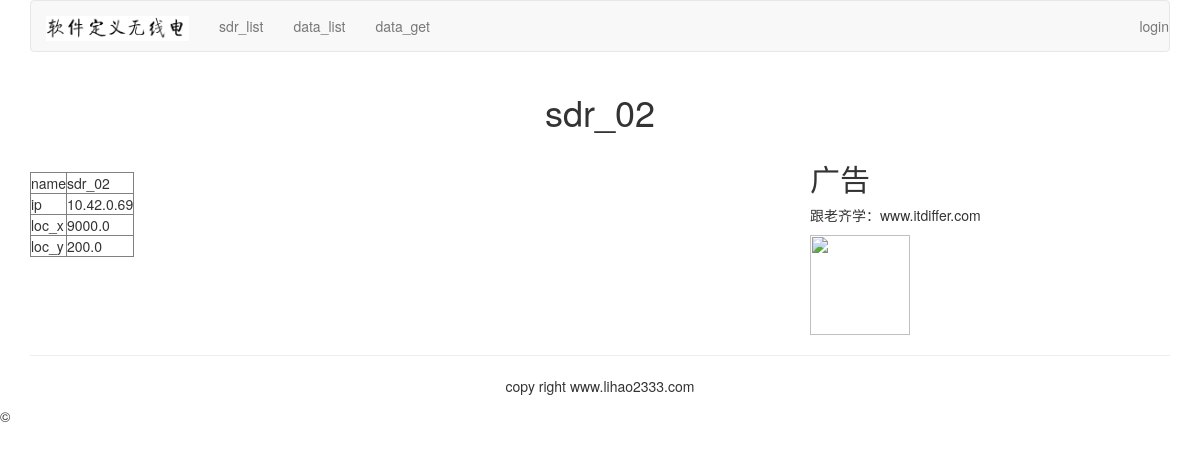
The app's page /sdrpub/10.42.0.69/, older data.
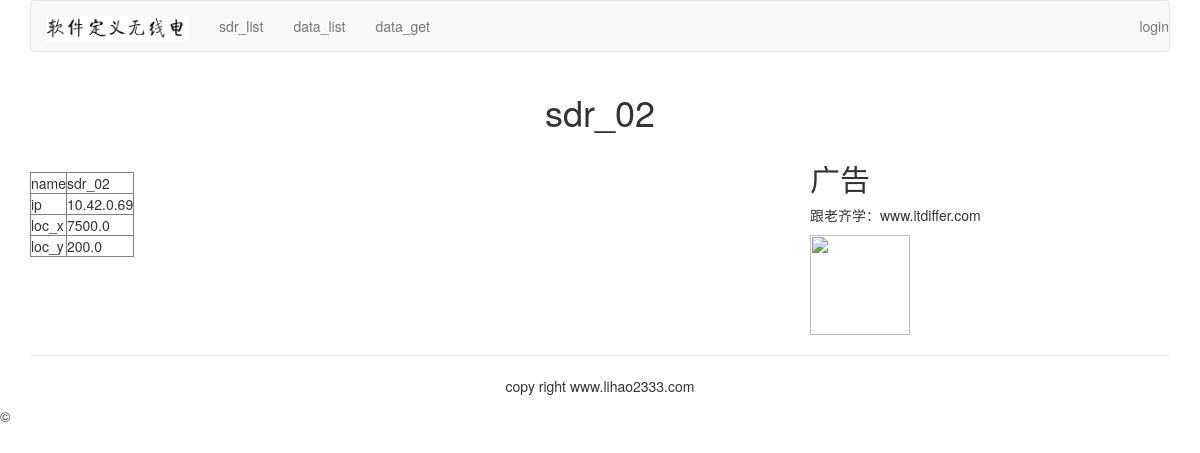
The same page, newer data.
### sdrpub/models.py (models this page shows, shortened)
class Sdr(models.Model):
    ip = models.GenericIPAddressField(primary_key=True)
    name = models.CharField(max_length=20)
    loc_x = models.FloatField(max_length=10)
    loc_y = models.FloatField(max_length=10)
    state = models.BooleanField(default=True)

### sdrpub/views.py (the view)
# urls.py: url(r'(?P<sdr_ip>\d)/$', views.sdr_detail, name="sdr_detail"),
def sdr_detail(request, sdr_ip):
    sdr = Sdr.objects.get(ip=sdr_ip)
    return render(request,"sdr/detail.html", {"sdr":sdr} )

### templates/sdr/detail.html (shortened to what this page needs)
{% extends "base.html" %}
{% block content %}
<div class="row text-center vertical-middle-sm">
    <h1>{{ sdr.name }}</h1>
</div>
<div class="row">
    <div class="col-xs-12 col-md-8">
        <p class="text-center"></p>
        <table border="1">
                <tr>
                    <td>name</td>
                    <td>{{sdr.name}}</td>
                </tr>
            <tr>
                <td>ip</td>
                <td>{{sdr.ip}}</td>
            </tr>
                <tr>
                        <td>loc_x</td>
						<td>{{sdr.loc_x}}</td>
                </tr>
                <tr>
                        <td>loc_y</td>
						<td>{{sdr.loc_y}}</td>
                </tr>
        </table>
    </div>
    <div class="col-xs-6 col-md-4">
        <h2>广告</h2>
        <p>跟老齐学：www.itdiffer.com</p>
        <img width="100px" height="100" src="http://www.mrwallpaper.com/wallpapers/Fluffy-Cat.jpg">
    </div>
</div>
{% endblock %}

Row changes from the older to the newer data that the page shows:
changed Sdr "sdr_02": loc_x "9000.0" → "7500.0"
